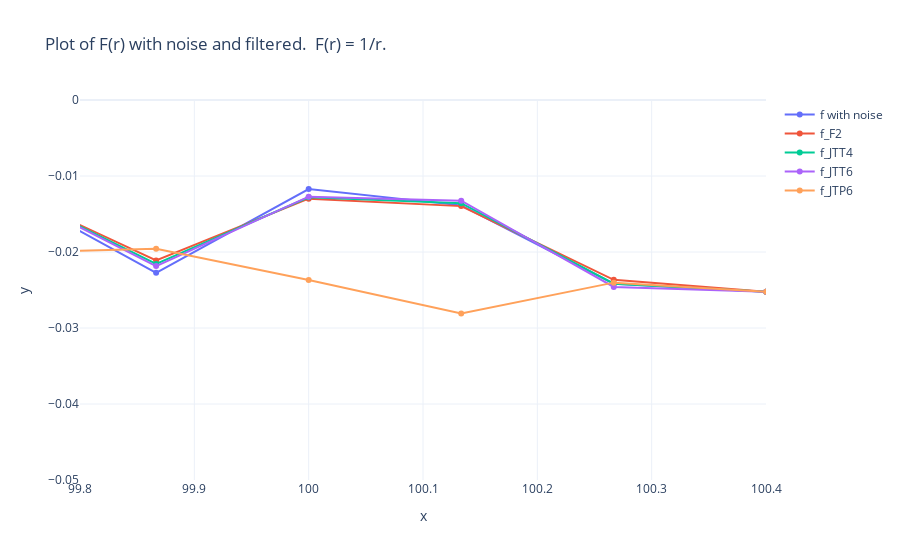

Notebook code for this chart:
### Code cell
fig = go.Figure()
fig.add_trace(go.Scatter(x=r, y=fn, name="f with noise", mode="lines+markers"))
fig.add_trace(go.Scatter(x=r, y=f_F2, name="f_F2", mode="lines+markers"))
fig.add_trace(go.Scatter(x=r, y=f_JTT4, name="f_JTT4", mode="lines+markers"))
fig.add_trace(go.Scatter(x=r, y=f_JTT6, name="f_JTT6", mode="lines+markers"))
fig.add_trace(go.Scatter(x=r, y=f_JTP6, name="f_JTP6", mode="lines+markers"))
fig.update_layout(
    title='Plot of F(r) with noise and filtered.  F(r) = 1/r.',
    xaxis=dict(title='x', type='linear'),  # use 'log' for log scale
    yaxis=dict(title='y'),
    xaxis_range=[99.8,100.4],
    yaxis_range=[-0.05,0],
    hovermode='x',
    template='plotly_white'
)

### Figure 1 — Plotly figure (JSON) as saved in the notebook; plotly's stock layout.template omitted (floating-point values rounded to 4 significant figures; data arrays with more than 128 entries replaced by an {"elided": "..."} marker saying what was removed)
{"data": [{"mode": "lines+markers", "name": "f with noise", "type": "scatter", "x": {"elided": "1506 float values"}, "y": {"elided": "1506 float values"}}, {"mode": "lines+markers", "name": "f_F2", "type": "scatter", "x": {"elided": "1506 float values"}, "y": {"elided": "1506 float values"}}, {"mode": "lines+markers", "name": "f_JTT4", "type": "scatter", "x": {"elided": "1506 float values"}, "y": {"elided": "1506 float values"}}, {"mode": "lines+markers", "name": "f_JTT6", "type": "scatter", "x": {"elided": "1506 float values"}, "y": {"elided": "1506 float values"}}, {"mode": "lines+markers", "name": "f_JTP6", "type": "scatter", "x": {"elided": "1506 float values"}, "y": {"elided": "1506 float values"}}], "layout": {"hovermode": "x", "title": {"text": "Plot of F(r) with noise and filtered.  F(r) = 1/r."}, "xaxis": {"range": [99.8, 100.4], "title": {"text": "x"}, "type": "linear"}, "yaxis": {"range": [-0.05, 0], "title": {"text": "y"}}}}
